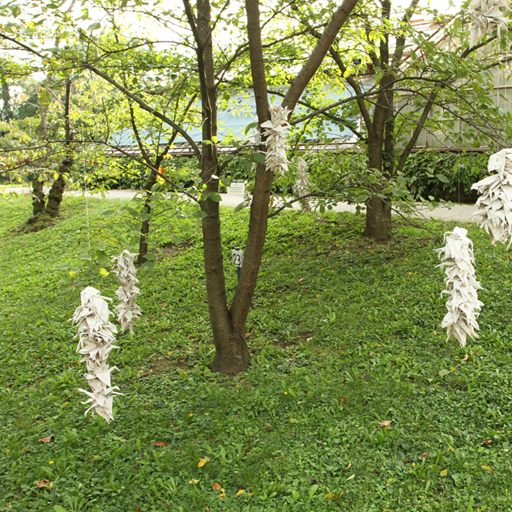
#> input picture 027_O.png, 512 x 512 px
$ python comparar.py
#> lines starting #> are read from the running program, lines starting #| are printed output that depends on the picture; after the words box and inside, x2 and y2 are one past the last pixel; in counts of white or black regions, pixels touching at a corner belong together
import cv2
import numpy as np
import matplotlib.pyplot as plt

# === Arquivos ===
orig_path = "027_O.png"   # original
forg_path = "027_F.png"   # imagem manipulada
mask_real_path = "027_B.png"  # máscara real

# === Carregar imagens ===
orig = cv2.imread(orig_path)
#> orig is the input picture: shape (512, 512, 3); mean B, G, R 78.3, 140.3, 126.5
forg = cv2.imread(forg_path)
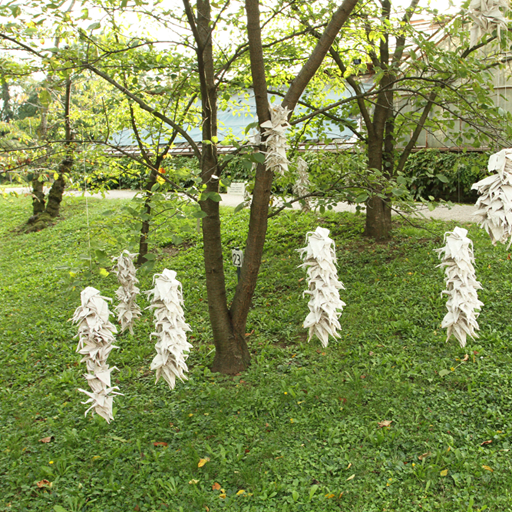
#> input picture 027_F.png, 512 x 512 px
#> forg is the input picture: shape (512, 512, 3); mean B, G, R 82.1, 142.9, 129.6
mask_real = cv2.imread(mask_real_path, cv2.IMREAD_GRAYSCALE)
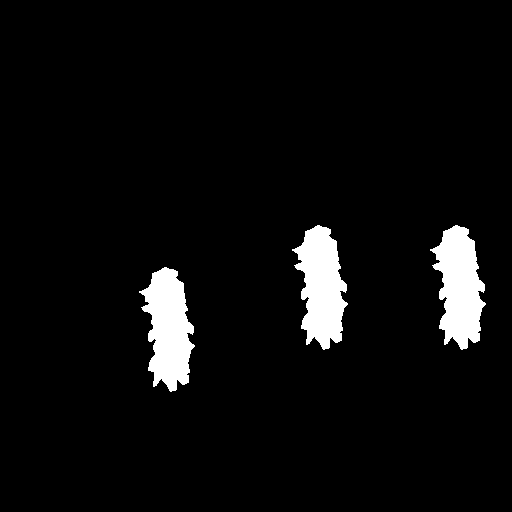
#> input picture 027_B.png, 512 x 512 px
#> mask_real: shape (512, 512); 5% white; 3 white regions, box (x1, y1, x2, y2) and area: (292, 225, 348, 350) 4340, (430, 225, 486, 350) 4340, (139, 267, 195, 392) 4340


orig_rgb = cv2.cvtColor(orig, cv2.COLOR_BGR2RGB)
forg_rgb = cv2.cvtColor(forg, cv2.COLOR_BGR2RGB)


img_hsv = cv2.cvtColor(forg, cv2.COLOR_BGR2HSV)
#> img_hsv: shape (512, 512, 3); mean H, S, V 35.5, 123, 144.8
Z = img_hsv.reshape((-1,3))
Z = np.float32(Z)

K = 3   # número de clusters
criteria = (cv2.TERM_CRITERIA_EPS + cv2.TERM_CRITERIA_MAX_ITER, 10, 1.0)
_, labels, centers = cv2.kmeans(Z, K, None, criteria, 10, cv2.KMEANS_RANDOM_CENTERS)
#> centers = [[36.78, 134.8, 161], [32.15, 36.77, 219.8], [35.98, 152.4, 97.48]]

labels = labels.flatten()
mask_pred = (labels.reshape(forg.shape[:2]) == 1).astype(np.uint8) * 255
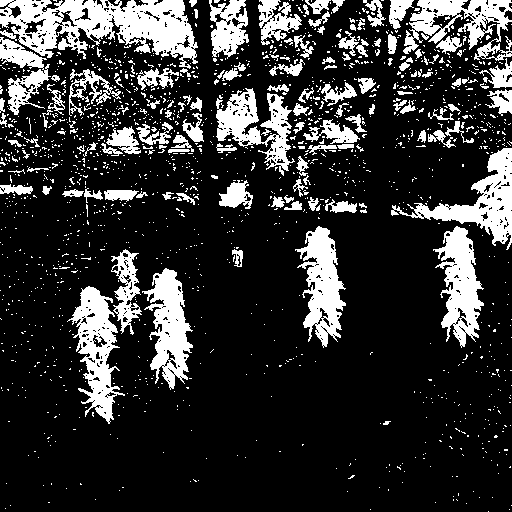
#> mask_pred: shape (512, 512); 20% white; 1603 white regions (1474 under 20 px), largest, box (x1, y1, x2, y2) and area: (0, 0, 198, 69) 7227, (391, 148, 512, 250) 3406, (67, 286, 125, 424) 3374


mask_real_bin = (mask_real > 127).astype(np.uint8)
mask_pred_bin = (mask_pred > 127).astype(np.uint8)


intersection = np.logical_and(mask_real_bin, mask_pred_bin).sum()
#> intersection = 9527
union = np.logical_or(mask_real_bin, mask_pred_bin).sum()
#> union = 55880
iou = intersection / union if union != 0 else 0
#> iou = 0.17
accuracy = (mask_real_bin == mask_pred_bin).sum() / mask_real_bin.size
#> accuracy = 0.823

print(f"Acurácia: {accuracy:.3f}")
#| Acurácia: 0.823
print(f"IoU: {iou:.3f}")
#| IoU: 0.170


titles = ["Original (O)", "Forjada (F)", "Máscara Real (B)", "Máscara Gerada (K-means)"]
images = [orig_rgb, forg_rgb, mask_real, mask_pred]

plt.figure(figsize=(14,6))
for i in range(4):
    plt.subplot(1,4,i+1)
    plt.imshow(images[i], cmap="gray" if i>=2 else None)
    plt.title(titles[i])
    plt.axis("off")

plt.tight_layout()
plt.show()
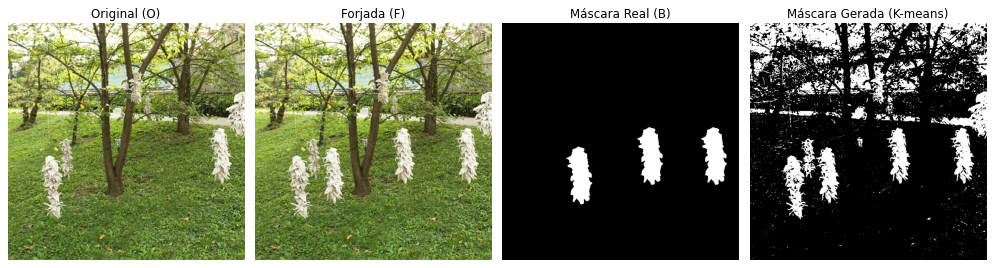
#> figure drawn by matplotlib, 4 panels
# === Gerar Relatório em TXT ===
with open("relatorio_analise.txt", "w", encoding="utf-8") as f:
    f.write("RELATÓRIO DE ANÁLISE DE INTEGRIDADE DE IMAGEM\n")
    f.write("="*50 + "\n\n")
    f.write(f"Arquivo original: {orig_path}\n")
    f.write(f"Arquivo forjado: {forg_path}\n")
    f.write(f"Arquivo máscara real: {mask_real_path}\n\n")
    f.write(f"Acurácia: {accuracy:.3f}\n")
    f.write(f"IoU: {iou:.3f}\n\n")
    f.write("Observações:\n")
    f.write("- A máscara gerada foi obtida via segmentação K-means.\n")
    f.write("- A acurácia pode estar inflada pelo grande número de pixels de fundo.\n")
    f.write("- A IoU mede a sobreposição real entre adulteração prevista e real.\n\n")

print("✅ Relatório salvo em relatorio_analise.txt e imagem em comparacao_resultados.png")
